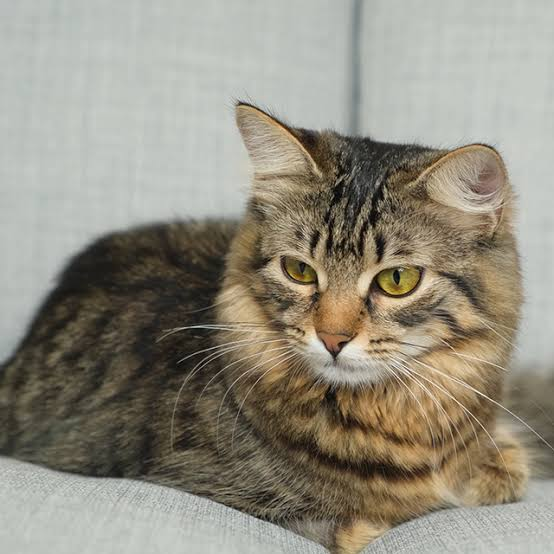
#> input picture imagini/images.jpeg, 554 x 554 px, found by its file name
$ python tema3.py
#> lines starting #> are read from the running program, lines starting #| are printed output that depends on the picture; after the words box and inside, x2 and y2 are one past the last pixel; in counts of white or black regions, pixels touching at a corner belong together
import cv2
import numpy as np
import matplotlib.pyplot as plt

def display_images(original, filtered, title_original="Original", title_filtered="Filtered"):
    plt.figure(figsize=(10, 5))

    plt.subplot(1, 2, 1)
    plt.title(title_original)
    plt.imshow(original, cmap='gray')
    plt.axis('off')

    plt.subplot(1, 2, 2)
    plt.title(title_filtered)
    plt.imshow(filtered, cmap='gray')
    plt.axis('off')

    plt.show()

image = cv2.imread("/Users/didu/Desktop/proiect pi/imagini/images.jpeg", cv2.IMREAD_GRAYSCALE)
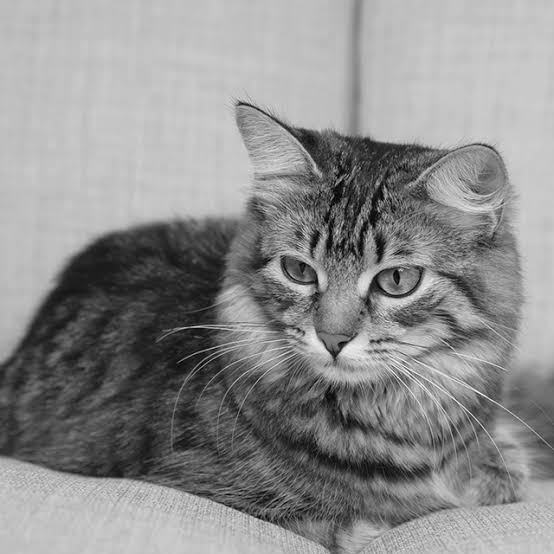
#> image: shape (554, 554); min 0, max 255, mean 141.6

if image is None:
    raise FileNotFoundError("Image file not found. Please provide a valid path.")

# Frequency Domain Filters
# Low-Pass Filter (Ideal)
def ideal_low_pass_filter_frequency(image, radius=30):
#> called with radius = 30
    rows, cols = image.shape
#> rows = 554; cols = 554
    crow, ccol = rows // 2, cols // 2
#> crow = 277; ccol = 277

    mask = np.zeros((rows, cols), np.uint8)
    cv2.circle(mask, (ccol, crow), radius, 1, thickness=-1)
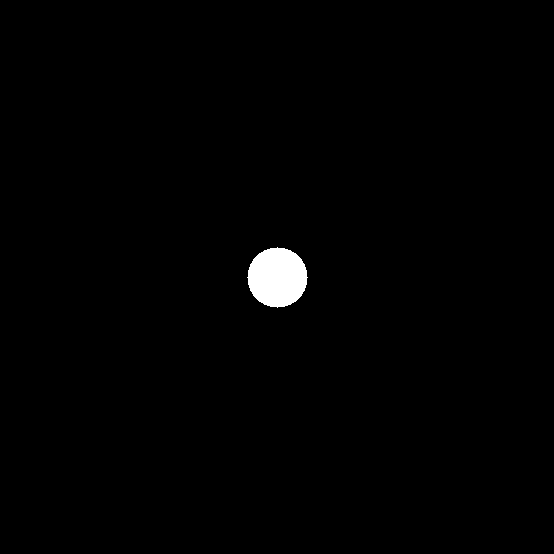
#> mask: shape (554, 554); values 0 (black) and 1 (white), 0.92% white; 1 white region, box (x1, y1, x2, y2) and area: (247, 247, 308, 308) 2821

    dft = np.fft.fft2(image)
    dft_shift = np.fft.fftshift(dft)

    dft_filtered = dft_shift * mask
    dft_ishift = np.fft.ifftshift(dft_filtered)
    filtered_image = np.fft.ifft2(dft_ishift)
    filtered_image = np.abs(filtered_image)
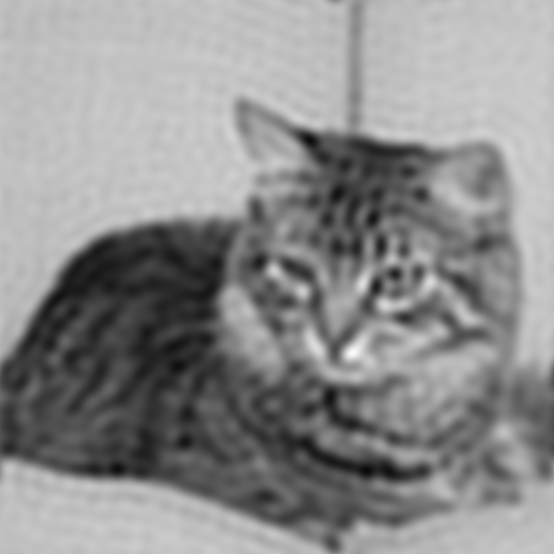
#> filtered_image: shape (554, 554) float64; min 9.34, max 250.7, mean 141.6
#> in display_images, `plt.show()`:
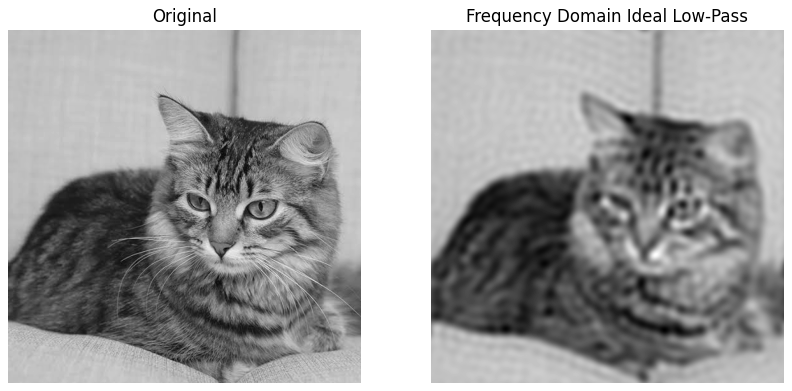
#> figure drawn by matplotlib, 2 panels

    return filtered_image

# Low-Pass Filter (Gaussian)
def gaussian_low_pass_filter_frequency(image, sigma=10):
#> called with sigma = 10
    rows, cols = image.shape
#> rows = 554; cols = 554
    crow, ccol = rows // 2, cols // 2
#> crow = 277; ccol = 277

    x = np.arange(-ccol, ccol)
#> x = 554 values from -277 to 276
    y = np.arange(-crow, crow)
#> y = 554 values from -277 to 276
    x, y = np.meshgrid(x, y)

    gaussian_kernel = np.exp(-(x**2 + y**2) / (2 * sigma**2))

    dft = np.fft.fft2(image)
    dft_shift = np.fft.fftshift(dft)

    dft_filtered = dft_shift * gaussian_kernel
    dft_ishift = np.fft.ifftshift(dft_filtered)
    filtered_image = np.fft.ifft2(dft_ishift)
    filtered_image = np.abs(filtered_image)
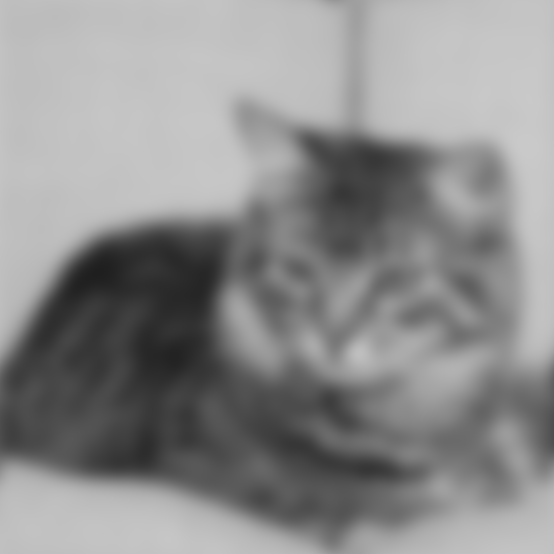
#> filtered_image: shape (554, 554) float64; min 31.48, max 201.9, mean 141.6

    return filtered_image

# High-Pass Filter (Ideal)
def ideal_high_pass_filter_frequency(image, radius=30):
#> called with radius = 30
    rows, cols = image.shape
#> rows = 554
    crow, ccol = rows // 2, cols // 2

    mask = np.ones((rows, cols), np.uint8)
    cv2.circle(mask, (ccol, crow), radius, 0, thickness=-1)

    dft = np.fft.fft2(image)
    dft_shift = np.fft.fftshift(dft)

    dft_filtered = dft_shift * mask
    dft_ishift = np.fft.ifftshift(dft_filtered)
    filtered_image = np.fft.ifft2(dft_ishift)
    filtered_image = np.abs(filtered_image)
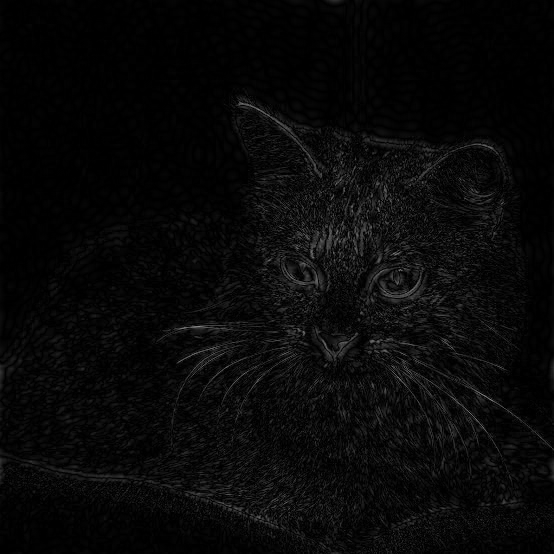
#> filtered_image: shape (554, 554) float64; min 1.22e-05, max 143.6, mean 8.8

    return filtered_image

# High-Pass Filter (Gaussian)
def gaussian_high_pass_filter_frequency(image, sigma=10):
#> called with sigma = 10
    rows, cols = image.shape
    crow, ccol = rows // 2, cols // 2

    x = np.arange(-ccol, ccol)
    y = np.arange(-crow, crow)
    x, y = np.meshgrid(x, y)

    gaussian_kernel = 1 - np.exp(-(x**2 + y**2) / (2 * sigma**2))

    dft = np.fft.fft2(image)
    dft_shift = np.fft.fftshift(dft)

    dft_filtered = dft_shift * gaussian_kernel
    dft_ishift = np.fft.ifftshift(dft_filtered)
    filtered_image = np.fft.ifft2(dft_ishift)
    filtered_image = np.abs(filtered_image)
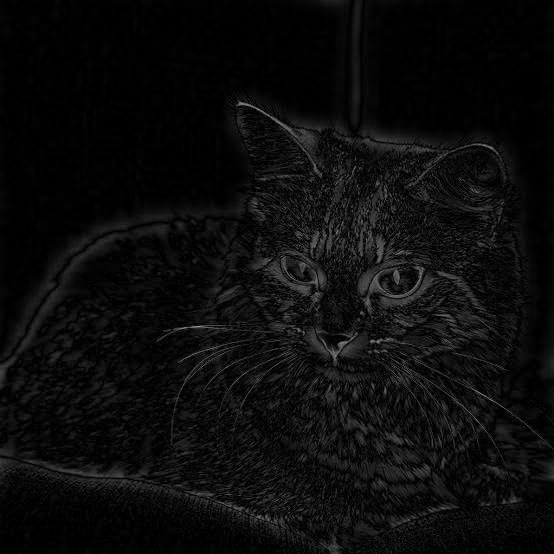
#> filtered_image: shape (554, 554) float64; min 1.22e-06, max 152.7, mean 12.3

    return filtered_image

low_pass_ideal = ideal_low_pass_filter_frequency(image, radius=30)
display_images(image, low_pass_ideal, title_filtered="Frequency Domain Ideal Low-Pass")

gaussian_low_pass = gaussian_low_pass_filter_frequency(image, sigma=10)
display_images(image, gaussian_low_pass, title_filtered="Frequency Domain Gaussian Low-Pass")

high_pass_ideal = ideal_high_pass_filter_frequency(image, radius=30)
display_images(image, high_pass_ideal, title_filtered="Frequency Domain Ideal High-Pass")

gaussian_high_pass = gaussian_high_pass_filter_frequency(image, sigma=10)
display_images(image, gaussian_high_pass, title_filtered="Frequency Domain Gaussian High-Pass")
